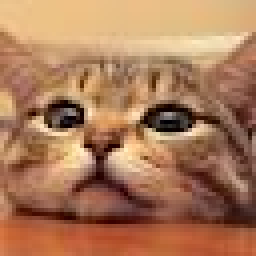
#> input picture Third year/CAO/sample.jpg, 64 x 64 px (shown 4 times larger)
$ python lissage_image_correction.py
#> lines starting #> are read from the running program, lines starting #| are printed output that depends on the picture
# -*- coding: utf-8-sig -*-
import numpy as np
import matplotlib.pyplot as plt
import matplotlib.image as mpimg


#################
# Image de depart
#################

## Lecture de l'image --> numpy.ndarray(64,64,3)
img = mpimg.imread('sample.jpg')
#> img is the input picture: shape (64, 64, 3); mean R, G, B 170.8, 122, 89.2

## Image en nuances de gris
img = np.mean(img,axis=2)
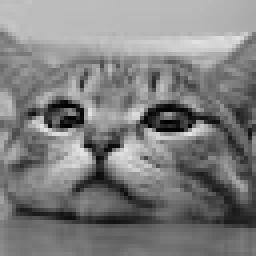
#> img: shape (64, 64) float64 (shown 4 times larger); min 1.67, max 231.3, mean 127.3

## paramètres de la grille associé à l'image de départ
n = np.shape(img)[0]-1 # n+1 = nombre de pixels de l'image initiale dans chaque direction
#> n = 63
x = np.arange(0,n+1)# abscisse pixels image
#> x = 64 values from 0 to 63
y = np.arange(0,n+1)# ordonnées pixels image
#> y = 64 values from 0 to 63
hx = 1.# taille d'un pixel en x
hy = 1.# taille d'un pixel en y


## Affichage de l'image initiale
plt.figure(0)
plt.imshow(img,cmap='gray')
plt.show()


########################
# Image B-Spline
########################

## B-spline cubique
def BSpline(t) :
    s = (t >= -2)*(t < -1)*( (t+2)**3/6 ) \
      + (t >= -1)*(t <  0)*( (t+2)**3/6 -4*(t+1)**3/6 ) \
      + (t >=  0)*(t <  1)*( (t+2)**3/6 -4*(t+1)**3/6 + t**3 ) \
      + (t >=  1)*(t <= 2)*( (t+2)**3/6 -4*(t+1)**3/6 + t**3 -4*(t-1)**3/6 )
    return s

## Affichage de la B-Spline 1D
tx= np.linspace(-2.5,2.5,200)
sx = BSpline(tx)
plt.figure(1)
plt.plot(tx,sx)
plt.title("B-Spline 1D")
plt.show()
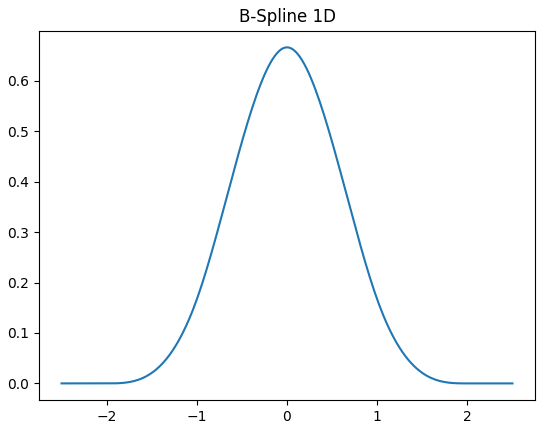
#> figure drawn by matplotlib, 1 panel; curve peaks at x = -0.0126, y = 0.667

## Grille de l'image sur-echantillonnée
rho = 2 # Facteur de sur-échantillonnage
N = rho*n # nombre de nouveaux pixels (va de 0 à N)
#> N = 126
imgRSZ = np.zeros([N+1,N+1]) # initialisation image sur-échantillonnée
xeval = np.linspace(x[0],x[-1],N+1) # abscisse des points d'évaluation
#> xeval = 127 values from 0 to 63
yeval = np.linspace(y[0],y[-1],N+1) # ordonnée des points d'évaluation
#> yeval = 127 values from 0 to 63

# Creation des points fantômes au bord de l'image
#########################################################

# coordonnée suivant x
x_ghost=np.r_[x[0]-hx,x,x[-1]+hx]
#> x_ghost = 66 values from -1 to 64

# coordonnée suivant y
y_ghost=np.r_[y[0]-hy,y,y[-1]+hy]

# coordonnée suivant z (rangé dans un meshgrid)
img_ghost = np.copy(img)
img_ghost = np.r_[ [2*img_ghost[0,:]-img_ghost[1,:]], img_ghost, [2*img_ghost[-1,:]-img_ghost[-2,:]]]
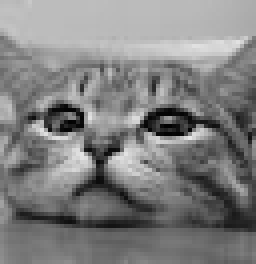
#> img_ghost: shape (66, 64) float64 (shown 4 times larger); min 1.67, max 231.3, mean 128.1
img_ghost = np.c_[ 2*img_ghost[:,0]-img_ghost[:,1], img_ghost, 2*img_ghost[:,-1]-img_ghost[:,-2]]
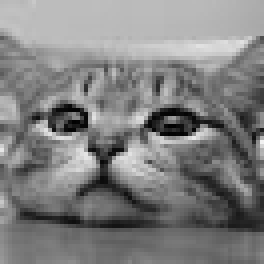
#> img_ghost: shape (66, 66) float64 (shown 4 times larger); min 1.67, max 241, mean 128.2


# Application de la formule (2)
################################

# On applique la formule en mode intelligent !!
# Boucle sur les points d'interpolation
for i in range(N+1) :
    for j in range(N+1) :
        # Boucle sur les points de controle pour faire la somme des B_x*B_y (Attention aux indices pour les points fantômes !)
        # # On retient les points { np.floor(float(i)/rho))-1 .. int(np.ceil(float(i)/rho))+1) }
        for ii in range(int(np.floor(float(i)/rho))-1,int(np.ceil(float(i)/rho))+2) :
            for jj in range(int(np.floor(float(j)/rho))-1,int(np.ceil(float(j)/rho))+2) :
                xij,yij = (xeval[i]-x_ghost[ii+1])/hx,(yeval[j]-y_ghost[jj+1])/hy
                imgRSZ[i,j] += img_ghost[ii+1,jj+1]*BSpline(xij)*BSpline(yij)
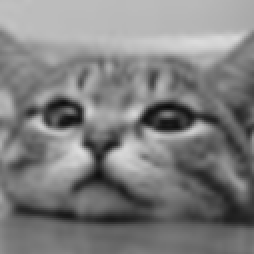
#> imgRSZ: shape (127, 127) float64 (shown 2 times larger); min 12.84, max 220.3, mean 127.2


# Affichage de la surface par interpolation B-Spline
fig = plt.figure(2)
ax = fig.add_subplot(211)
ax.imshow(img,cmap='gray')
ax = fig.add_subplot(221)
ax.imshow(imgRSZ,cmap='gray')
plt.show()
